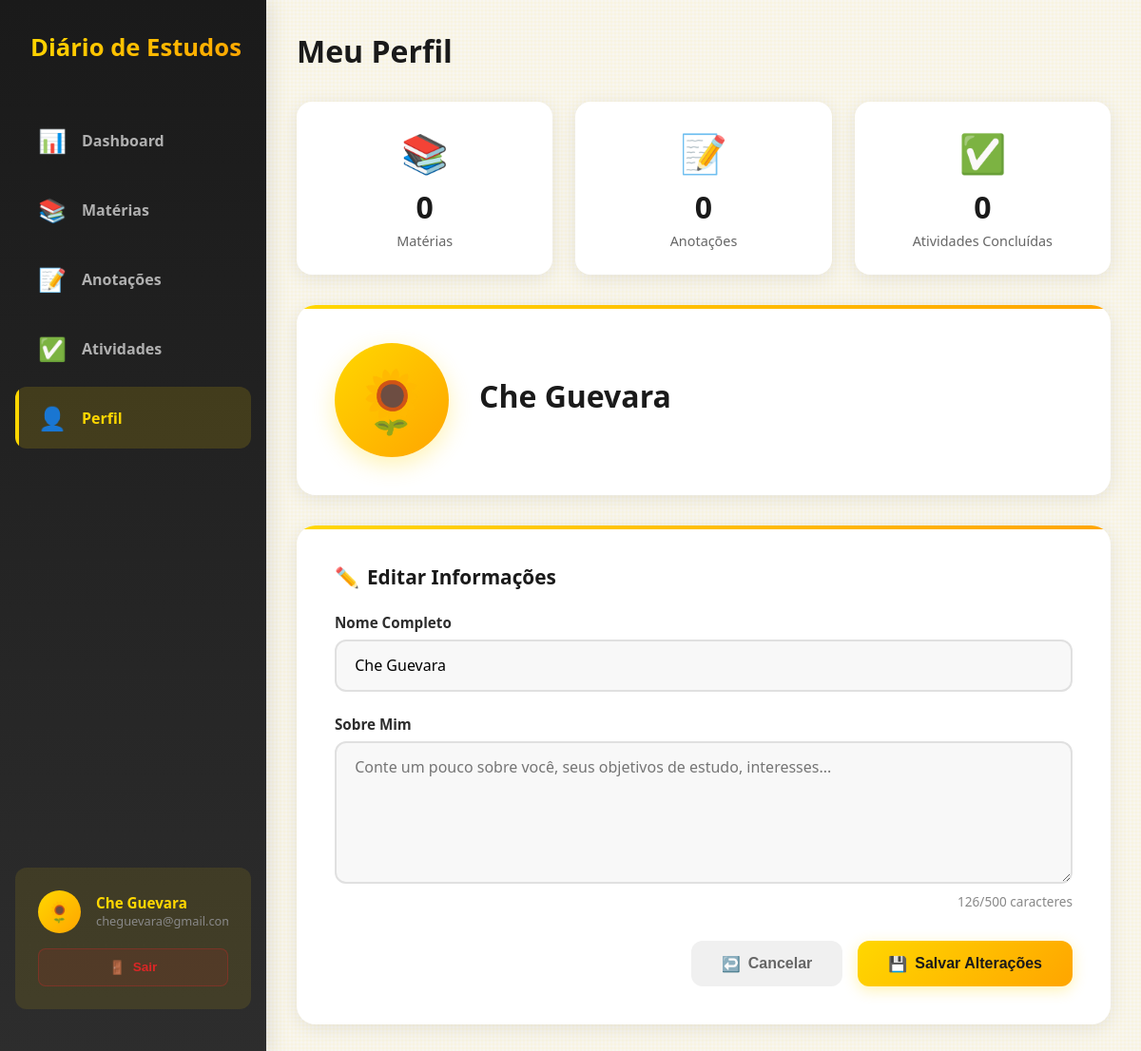
Page /paginaDoUsuario/ (signed in) on the earlier database version.
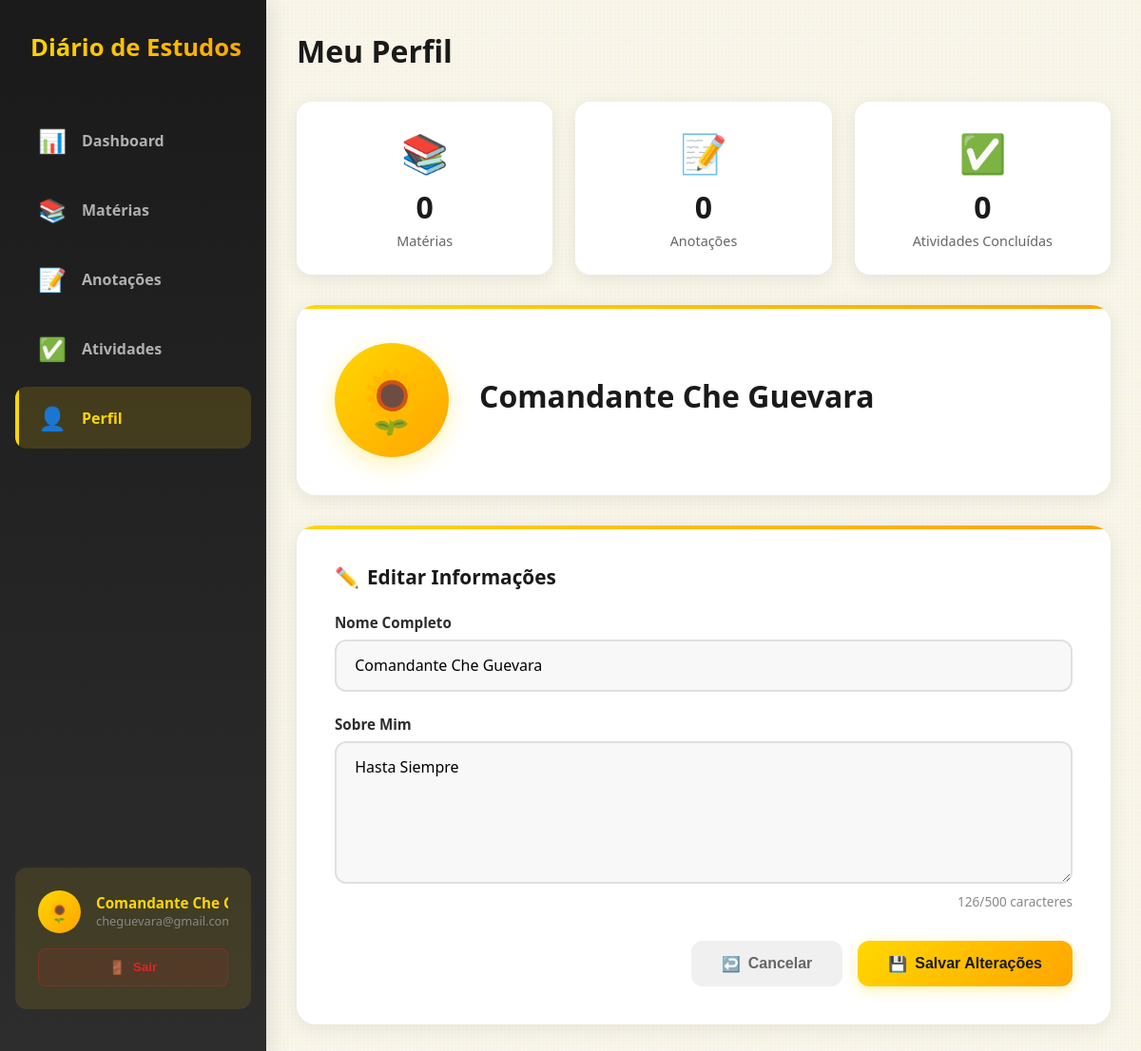
Same page on the later database version.
### app/models.py (models this page shows)
class Usuario(AbstractUser):
    nome = models.CharField(max_length=50, null=False, blank=False, editable=True)
    informacoes = models.TextField(null=False, blank=True, editable=True)

### app/views.py (the view, shortened to what this page needs)
# urls.py: path('paginaDoUsuario/', paginaDoUsuario, name='paginaDoUsuario'),
@login_required(login_url=paginaDeLogin)
def paginaDoUsuario(request):
    quantidadeDeMaterias = Materia.objects.filter(usuario = request.user).count()
    quantidadeDeAnotacoes = Anotacao.objects.filter(usuario_fk = request.user).count()
    quantidadeDeAtividadesConcluidas = Atividade.objects.filter(usuario_fk = request.user, situacao = "Concluída").count()
    return render(request, 'paginaDoUsuario.html', {'quantidadeDeMaterias':quantidadeDeMaterias, 'quantidadeDeAnotacoes':quantidadeDeAnotacoes, 'quantidadeDeAtividadesConcluidas':quantidadeDeAtividadesConcluidas})

### app/templates/paginaDoUsuario.html (shortened to what this page needs)
{% load static %}
<!DOCTYPE html>
<html lang="pt-BR">
<head>
</head>
<body>
    <div class="container">
        <aside class="sidebar" id="sidebar">
            <div class="logo-section">
                <span class="logo">Diário de Estudos</span>
            </div>
            <nav class="nav-menu">
                <a href="{% url 'paginaHomeDoUsuario' %}" class="nav-item">
                    <span class="nav-icon">📊</span>
                    <span class="nav-text">Dashboard</span>
                </a>
                <a href="{% url 'paginaDeMaterias' %}" class="nav-item">
                    <span class="nav-icon">📚</span>
                    <span class="nav-text">Matérias</span>
                </a>
                <a href="{% url 'paginaDeAnotacoes' %}" class="nav-item">
                    <span class="nav-icon">📝</span>
                    <span class="nav-text">Anotações</span>
                </a>
                <a href="{% url 'paginaDeAtividades' %}" class="nav-item">
                    <span class="nav-icon">✅</span>
                    <span class="nav-text">Atividades</span>
                </a>
                <a href="{% url 'paginaDoUsuario' %}" class="nav-item active">
                    <span class="nav-icon">👤</span>
                    <span class="nav-text">Perfil</span>
                </a>
            </nav>
            <div class="user-section">
                <div class="user-profile">
                    <div class="user-avatar">🌻</div>
                    <div class="user-info">
                        <div class="user-name">{{request.user.nome}}</div>
                        <div class="user-status">{{request.user.email}}</div>
                    </div>
                </div>
                <button class="logout-btn">
                    <span>🚪</span>
                    <span class="logout-text">Sair</span>
                </button>
            </div>
        </aside>
        <main class="main-content">
            <header class="header">
                <div>
                    <h1 class="header-title">Meu Perfil</h1>
                </div>
            </header>
            <div class="profile-container">
                <div class="stats-grid">
                    <div class="stat-card">
                        <div class="stat-icon">📚</div>
                        <div class="stat-value">{{quantidadeDeMaterias}}</div>
                        <div class="stat-label">Matérias</div>
                    </div>
                    <div class="stat-card">
                        <div class="stat-icon">📝</div>
                        <div class="stat-value">{{quantidadeDeAnotacoes}}</div>
                        <div class="stat-label">Anotações</div>
                    </div>
                    <div class="stat-card">
                        <div class="stat-icon">✅</div>
                        <div class="stat-value">{{quantidadeDeAtividadesConcluidas}}</div>
                        <div class="stat-label">Atividades Concluídas</div>
                    </div>
                </div>
                <div class="profile-header">
                    <div class="profile-header-content">
                        <div class="profile-avatar-large">
                            🌻
                        </div>
                        <div class="profile-header-info">
                            <h2>{{request.user.nome}}</h2>
                        </div>
                    </div>
                </div>
                <div class="form-card">
                    <h3 class="form-section-title">
                        <span>✏️</span>
                        Editar Informações
                    </h3>
                    <form action="{% url 'paginaDoUsuario' %}" method="post">
                        <div class="form-group">
                            <label class="form-label" for="nome">Nome Completo</label>
                            <input
                                type="text"
                                id="nome"
                                class="form-input"
                                placeholder="Digite seu nome completo"
                                value="{{request.user.nome}}"
                                name="nome"
                            >
                        </div>
                        <div class="form-group">
                            <label class="form-label" for="informacoes">Sobre Mim</label>
                            <textarea
                                id="informacoes"
                                class="form-input form-textarea"
                                placeholder="Conte um pouco sobre você, seus objetivos de estudo, interesses..."
                                maxlength="500"
                                name="informacoes"
                            >{{request.user.informacoes}}</textarea>
                            <div class="char-counter">
                                <span id="charCount">126</span>/500 caracteres
                            </div>
                        </div>
                        <div class="form-actions">
                            <button type="button" class="btn btn-secondary">
                                <span>↩️</span>
                                Cancelar
                            </button>
                            <button type="submit" class="btn btn-primary">
                                <span>💾</span>
                                Salvar Alterações
                            </button>
                        </div>
                    </form>
                </div>
            </div>
        </main>
    </div>
</body>
</html>

Differences in the rows shown:
changed Usuario "cheguevara@gmail.com": user.nome "Che Guevara" → "Comandante Che…"; user.nome "Che Guevara" → "Comandante Che Guevara"; nome "Che Guevara" → "Comandante Che Guevara"; informacoes (not shown) → "Hasta Siempre"
